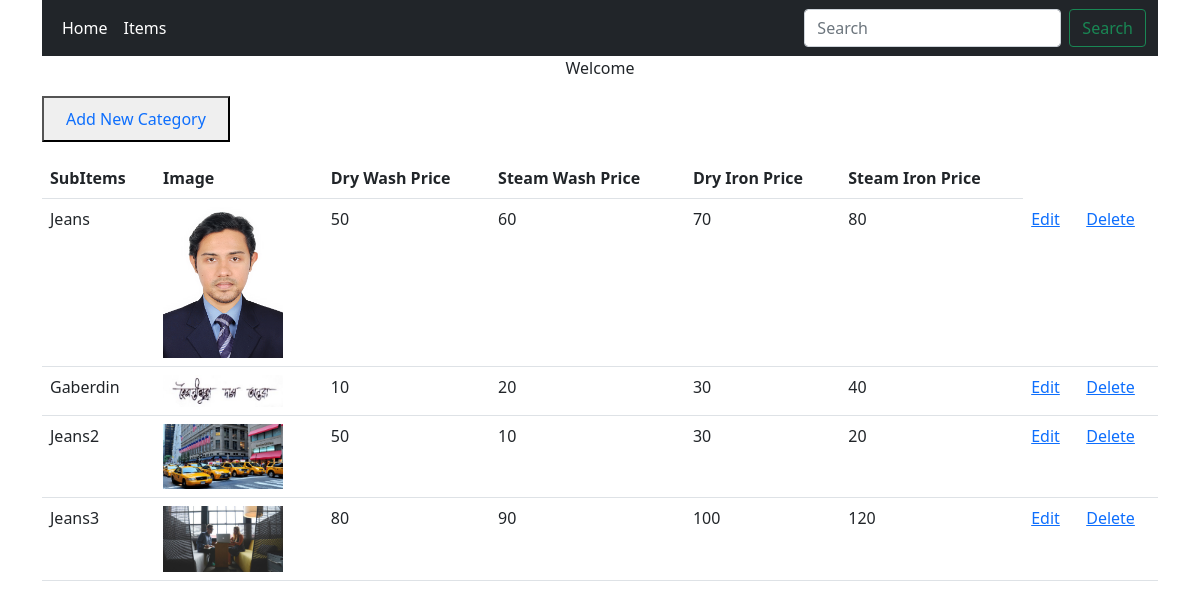
The page /showCategory/child/1/ on the database its author committed.
### service/models.py (models this page shows)
class SubItem(models.Model):
    item= models.ForeignKey(
        Item, on_delete=models.CASCADE,related_name='children',
    )
    sub_item_name=models.CharField(max_length=20)
    sub_item_image= models.ImageField(upload_to='images', blank=True)
    dry_wash_price=models.IntegerField()
    steam_wash_price=models.IntegerField()
    dry_iron_price=models.IntegerField()
    steam_iron_price=models.IntegerField()

### service/views.py (the view)
# urls.py: path('showCategory/<str:parent_or_child>/<int:pk>/', views.showCat,name='index'),
def showCat(request,parent_or_child=None,pk=None):
        if parent_or_child is None:
            subItem=SubItem.objects.all()
        elif parent_or_child == 'child':
            item=Item.objects.get(pk=pk)
            subItem=item.children.all()
        else:
            subItem=[]
        return render(request, 'showCategory.html', {'subItem': subItem, 'selected_pk': pk})

### service/templates/showCategory.html (shortened to what this page needs)
{% extends 'base.html' %}
{% block content %}
<button ><a class="nav-link" href="/load_cat_form">Add New Category</a></button><br>
<table class="table">
    <tr>
        <th>SubItems</th>
        <th>Image</th>
        <th>Dry Wash Price</th>
        <th>Steam Wash Price</th>
        <th>Dry Iron Price</th>
        <th>Steam Iron Price</th>
    </tr>
    {% for i in subItem %}
    <tr>
        <td>{{i.sub_item_name}}</td>
        <td><img src="{{i.sub_item_image.url}}" alt="connect" style="max-width:120px"></td>
        <td>{{i.dry_wash_price}}</td>
        <td>{{i.steam_wash_price}}</td>
        <td>{{i.dry_iron_price}}</td>
        <td>{{i.steam_iron_price}}</td>
        <td>
            <a href="edit/{{ i.id }}">Edit</a>
        </td>
        <td>
            <a href="delete/{{ i.id }}">Delete</a>
        </td>
    </tr>
    {% endfor %}
</table>
{% endblock %}

### service/templates/base.html (shortened to what this page needs)
<!doctype html>
<html lang="en">
  <head>
    <link href="https://cdn.jsdelivr.net/npm/bootstrap@5.0.0-beta1/dist/css/bootstrap.min.css" rel="stylesheet">
  </head>
  <body>
  <div class="container">
    <nav class="navbar navbar-expand-lg navbar-light bg-dark">
  <div class="container-fluid">
    <div class="collapse navbar-collapse" id="navbarSupportedContent">
      <ul class="navbar-nav me-auto mb-2 mb-lg-0">
        <li class="nav-item">
          <a class="nav-link active text-white" aria-current="page" href="/">Home</a>
        </li>
        <li class="nav-item ">
          <li class="nav-item active "><a class="nav-link text-white" href="/show">Items</a></li>
        </li>
      </ul>
      <form class="d-flex">
        <input class="form-control me-2" type="search" placeholder="Search" aria-label="Search">
        <button class="btn btn-outline-success" type="submit">Search</button>
      </form>
    </div>
  </div>
</nav>
      <p style="text-align:center">Welcome</p>
     {% block content %}
    {% endblock %}
      </div>
  </body>
</html>

### rows shown on the page
SubItem: sub_item_name "Jeans", sub_item_image (picture), dry_wash_price "50", steam_wash_price "60", dry_iron_price "70", steam_iron_price "80"
SubItem: sub_item_name "Gaberdin", sub_item_image (picture), dry_wash_price "10", steam_wash_price "20", dry_iron_price "30", steam_iron_price "40"
SubItem: sub_item_name "Jeans2", sub_item_image (picture), dry_wash_price "50", steam_wash_price "10", dry_iron_price "30", steam_iron_price "20"
SubItem: sub_item_name "Jeans3", sub_item_image (picture), dry_wash_price "80", steam_wash_price "90", dry_iron_price "100", steam_iron_price "120"
